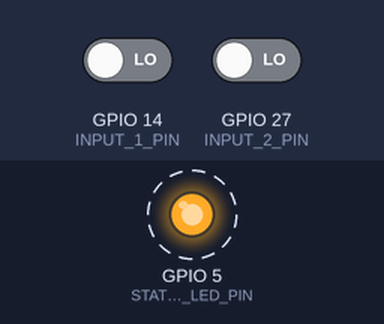
Bench run of a sketch on a simulated ESP32. Shown: output pins drawn as LEDs (lit = HIGH). Dashed ring = blinking. Inputs (shaded band) come from the test bench; at power-on: GPIO 14 (INPUT_1_PIN) LOW, GPIO 27 (INPUT_2_PIN) LOW. What the sketch prints to the serial monitor is not drawn.

Above: at 0.2 s.
Timing chart, 0 to 3.0 s (numbered marks = the images above):
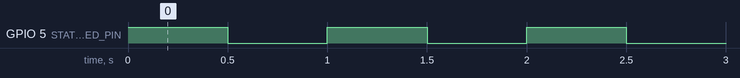

The sketch:

button_handler.ino
```cpp
#include <WiFi.h>
#include <esp_now.h>
#include <esp_wifi.h>

// A: 08:A6:F7:BF:2F:3C
// Each button connects its input pin to A's 3V3.
constexpr uint8_t INPUT_1_PIN = 14;
constexpr uint8_t INPUT_2_PIN = 27;
constexpr uint8_t STATUS_LED_PIN = 5;
constexpr uint32_t LED_TOGGLE_INTERVAL_MS = 500;
constexpr uint8_t WIFI_CHANNEL = 1;
constexpr uint32_t SEND_INTERVAL_MS = 50;
const uint8_t B_MAC[] = {0x08, 0xA6, 0xF7, 0xBD, 0xD3, 0xE4};

uint32_t lastSendMs = 0;
uint32_t lastLedToggleMs = 0;
bool statusLedOn = false;

void check(esp_err_t result) {
  if (result == ESP_OK) return;
  Serial.printf("Setup failed: %s\n", esp_err_to_name(result));
  while (true) delay(1000);
}

void setup() {
  Serial.begin(115200);
  pinMode(STATUS_LED_PIN, OUTPUT);
  digitalWrite(STATUS_LED_PIN, HIGH);  // LOLIN D32 built-in LED: LOW = on.
  pinMode(INPUT_1_PIN, INPUT_PULLDOWN);
  pinMode(INPUT_2_PIN, INPUT_PULLDOWN);

  WiFi.mode(WIFI_STA);
  check(esp_wifi_set_channel(WIFI_CHANNEL, WIFI_SECOND_CHAN_NONE));
  check(esp_wifi_set_ps(WIFI_PS_NONE));
  check(esp_now_init());

  esp_now_peer_info_t peer = {};
  memcpy(peer.peer_addr, B_MAC, sizeof(B_MAC));
  peer.channel = WIFI_CHANNEL;
  peer.ifidx = WIFI_IF_STA;
  peer.encrypt = false;
  check(esp_now_add_peer(&peer));
  lastLedToggleMs = millis();
  lastSendMs = millis() - SEND_INTERVAL_MS;  // Send immediately on entering loop.
  Serial.println("A ready: GPIO14 + GPIO27 -> B, every 50 ms");
}

void loop() {
  const uint32_t now = millis();

  // Running indicator only; blinking does NOT confirm reception by B.
  // Independent timer: 500 ms on + 500 ms off, with no blocking LED delay.
  if (uint32_t(now - lastLedToggleMs) >= LED_TOGGLE_INTERVAL_MS) {
    lastLedToggleMs = now;
    statusLedOn = !statusLedOn;
    digitalWrite(STATUS_LED_PIN, statusLedOn ? LOW : HIGH);
  }

  if (uint32_t(now - lastSendMs) >= SEND_INTERVAL_MS) {
    lastSendMs = now;
    // Two bytes: [GPIO14 state, GPIO27 state]. Packet format is unchanged.
    uint8_t levels[2];
    levels[0] = digitalRead(INPUT_1_PIN) == HIGH ? 1 : 0;
    levels[1] = digitalRead(INPUT_2_PIN) == HIGH ? 1 : 0;
    const esp_err_t result = esp_now_send(B_MAC, levels, sizeof(levels));
    if (result != ESP_OK) {
      Serial.printf("Send request failed: %s\n", esp_err_to_name(result));
    }
  }
  delay(1);  // Briefly yield to other tasks; does not wait for the LED cycle.
}
```

Measured:
- by itself, GPIO 5 (STATUS_LED_PIN): alternates HIGH for 0.50 s and LOW for 0.50 s
